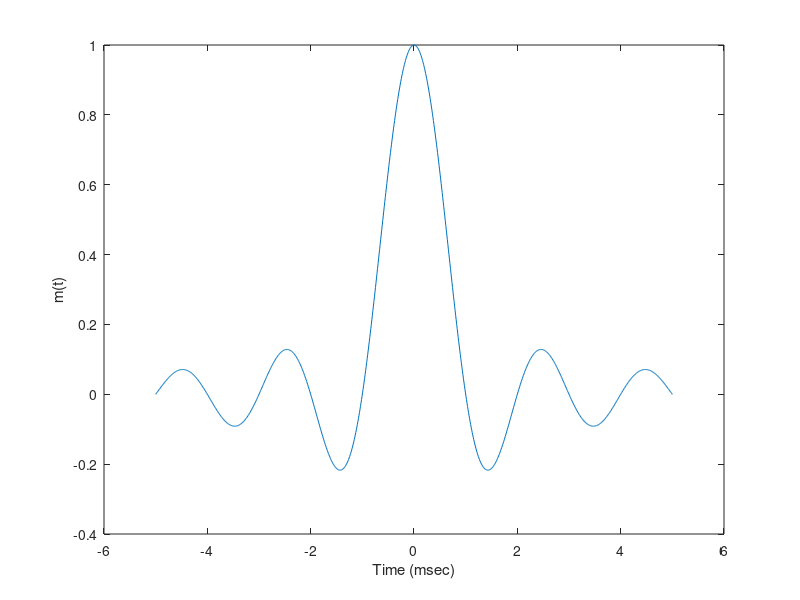
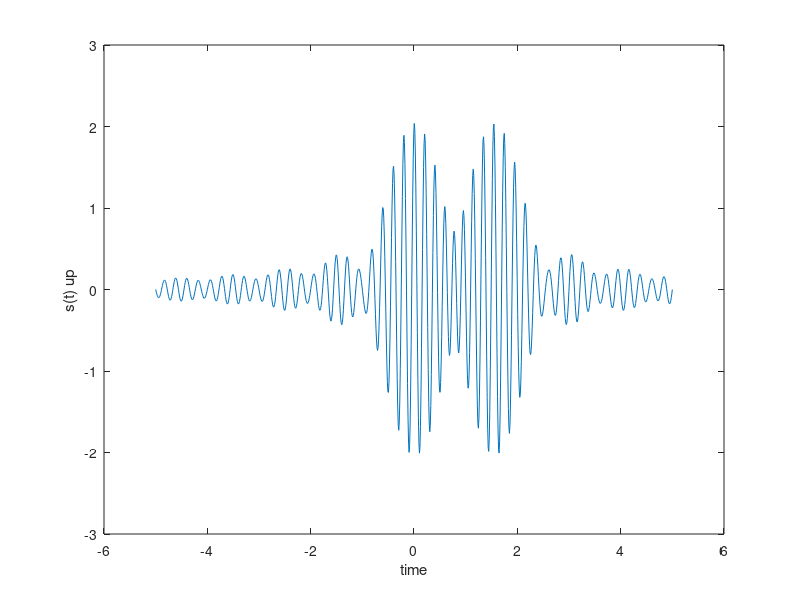
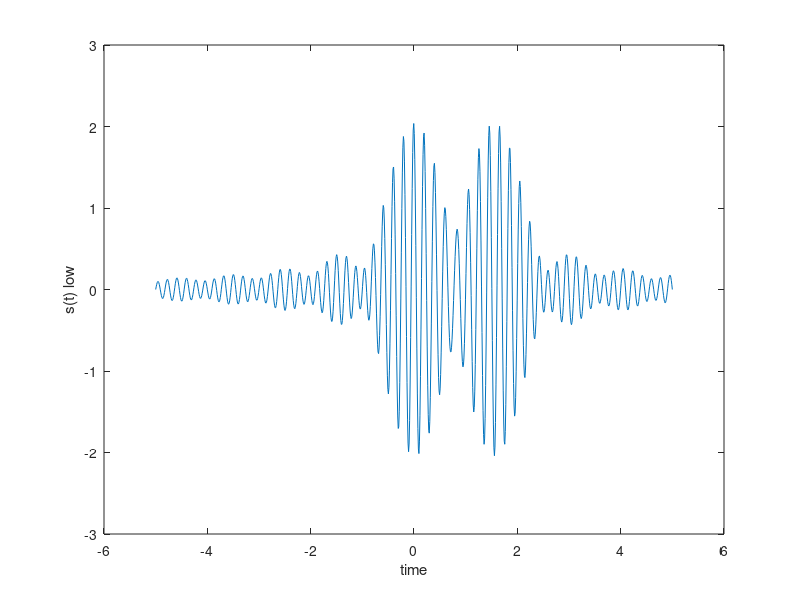

The MATLAB script that drew these images, in order: (Note: this script raises an error after producing the figures.)
% Part C
%% First question 
B=1;
t=linspace(-5,5,1000); % Time vector
m2=sin(pi*B.*t)./(pi*t); % message signal
figure(1)
plot(t,m2)
xlabel("Time (msec)")
ylabel("m(t)")
%% Secound question
fc=5;
Ac=2;
hil=sin(pi*B.*(t-pi/2))./(pi*(t-pi/2));
x1=m2.*cos(2*pi*fc.*t)*Ac;
x2=hil.*sin(2*pi*fc.*t)*Ac;
ylow=x1+x2;
yup=x1-x2;
%% Third question & fourth
figure(2)
plot(t,yup)
xlabel("time")
ylabel("s(t) up")
figure(3)
plot(t,ylow)
xlabel("time")
ylabel("s(t) low")
%% fifth question 
yfreup=fft(yup);
yfrelow=fft(ylow);
n=length(t);
f = (0:n-1)*(fc/n);
powerup = abs(yfreup).^2/n;
powerlow=abs(yfrelow).^2/n;
figure(4)
pspectrum(yup,t)
title("upper")
figure(5)
pspectrum(ylow,t)
title("lower")
%% sixth question
ORD=ones(1,100)/170;
signal=yup;
demsignal=signal.*cos(2*pi*(fc).*t)*2;
%modsig=lowpass(demsignal,5,1000);
modsig=filter(ORD,1,demsignal);
%rr=demod(signal,5,1,'am');
figure(6)
plot(t,modsig)
title("Modulated signal")
